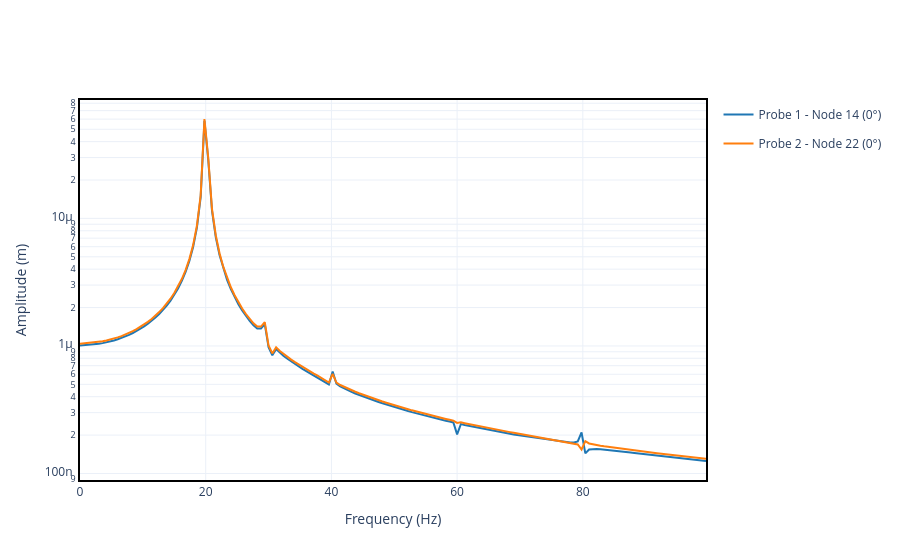

Notebook code for this chart:
### Code cell
"""Plots the frequency response for the two given probes."""
crack.plot_dfft([probe1, probe2], range_freq=[0, 100], yaxis_type="log").show()

### Figure 1 — Plotly figure (JSON) as saved in the notebook; plotly's stock layout.template omitted (floating-point values rounded to 4 significant figures; data arrays with more than 128 entries replaced by an {"elided": "..."} marker saying what was removed)
{"data": [{"hovertemplate": "Frequency (Hz): %{x:.2f}<br>Amplitude (m): %{y:.2e}", "legendgroup": "Probe 1 - Node 14 (0°)", "mode": "lines", "name": "Probe 1 - Node 14 (0°)", "showlegend": true, "type": "scatter", "x": {"elided": "167 float values"}, "y": {"elided": "167 float values"}}, {"hovertemplate": "Frequency (Hz): %{x:.2f}<br>Amplitude (m): %{y:.2e}", "legendgroup": "Probe 2 - Node 22 (0°)", "mode": "lines", "name": "Probe 2 - Node 22 (0°)", "showlegend": true, "type": "scatter", "x": {"elided": "167 float values"}, "y": {"elided": "167 float values"}}], "layout": {"xaxis": {"title": {"text": "Frequency (Hz)"}}, "yaxis": {"title": {"text": "Amplitude (m)"}, "type": "log"}}}
